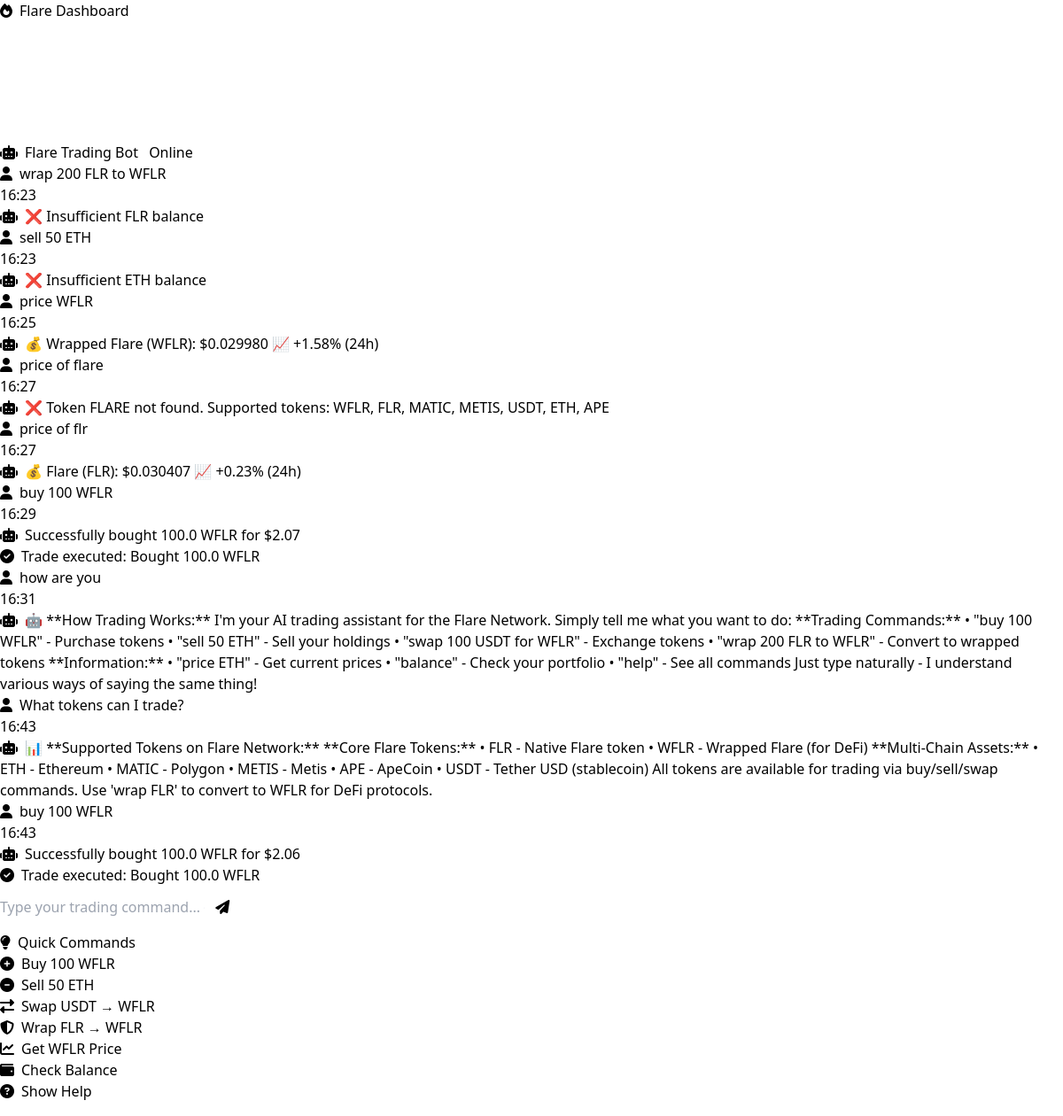
The app's page /chat, older data.
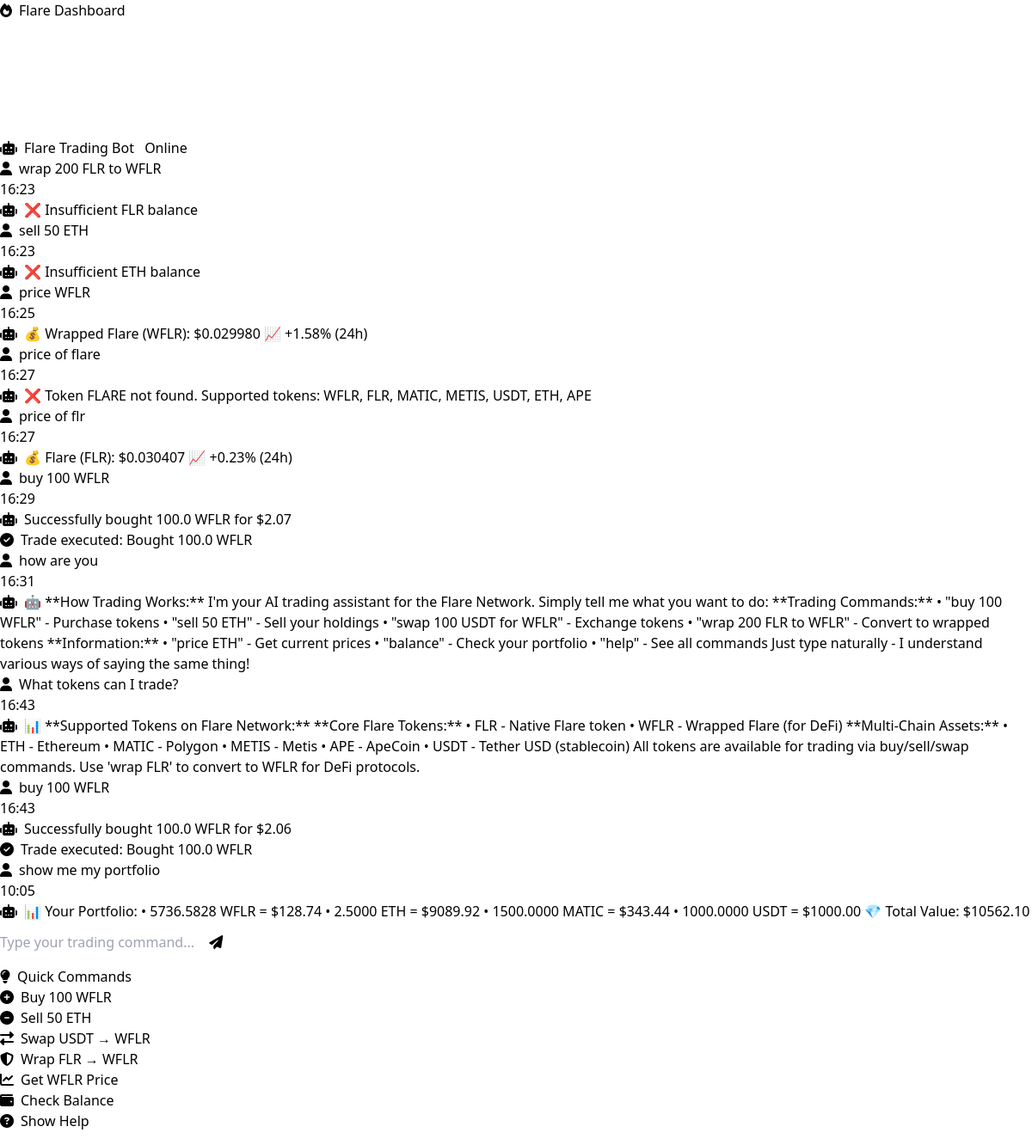
The same page, newer data.
### models.py (models this page shows)
class ChatMessage(db.Model):
    id = db.Column(Integer, primary_key=True)
    message = db.Column(Text, nullable=False)
    response = db.Column(Text, nullable=False)
    trade_executed = db.Column(String(200))
    created_at = db.Column(DateTime, default=datetime.utcnow)

### routes.py (the view)
@app.route('/chat')
def chat():
    messages = ChatMessage.query.order_by(ChatMessage.created_at.desc()).limit(20).all()
    return render_template('chat.html', messages=messages[::-1])

### templates/chat.html (shortened to what this page needs)
{% extends "base.html" %}
{% block content %}
<div class="row">
    <div class="col-lg-8 mx-auto">
        <div class="card bg-dark-custom">
            <div class="card-header">
                <h5 class="card-title mb-0">
                    <i class="fas fa-robot me-2"></i>Flare Trading Bot
                    <span class="badge bg-success ms-2">Online</span>
                </h5>
            </div>
            <div class="card-body">
                <div id="chatMessages" class="chat-container mb-3">
                    {% if messages %}
                        {% for message in messages %}
                        <div class="chat-message user-message">
                            <div class="message-content">
                                <i class="fas fa-user me-2"></i>{{ message.message }}
                            </div>
                            <div class="message-time">{{ message.created_at.strftime('%H:%M') }}</div>
                        </div>
                        <div class="chat-message bot-message">
                            <div class="message-content">
                                <i class="fas fa-robot me-2"></i>{{ message.response }}
                            </div>
                            {% if message.trade_executed %}
                            <div class="trade-info">
                                <i class="fas fa-check-circle text-success me-2"></i>Trade executed: {{ message.trade_executed }}
                            </div>
                            {% endif %}
                        </div>
                        {% endfor %}
                    {% endif %}
                </div>
                <form id="chatForm" class="d-flex">
                    <input type="text" id="chatInput" class="form-control bg-dark text-light me-2"
                           placeholder="Type your trading command... (e.g., 'buy 100 WFLR')" required>
                    <button type="submit" class="btn btn-primary" id="sendButton">
                        <i class="fas fa-paper-plane"></i>
                    </button>
                </form>
            </div>
        </div>
        <div class="card bg-dark-custom mt-4">
            <div class="card-header">
                <h6 class="card-title mb-0">
                    <i class="fas fa-lightbulb me-2"></i>Quick Commands
                </h6>
            </div>
            <div class="card-body">
                <div class="row g-2">
                    <div class="col-md-6">
                        <button class="btn btn-outline-success w-100 quick-command" data-command="buy 100 WFLR">
                            <i class="fas fa-plus-circle me-2"></i>Buy 100 WFLR
                        </button>
                    </div>
                    <div class="col-md-6">
                        <button class="btn btn-outline-danger w-100 quick-command" data-command="sell 50 ETH">
                            <i class="fas fa-minus-circle me-2"></i>Sell 50 ETH
                        </button>
                    </div>
                    <div class="col-md-6">
                        <button class="btn btn-outline-warning w-100 quick-command" data-command="swap 100 USDT for WFLR">
                            <i class="fas fa-exchange-alt me-2"></i>Swap USDT → WFLR
                        </button>
                    </div>
                    <div class="col-md-6">
                        <button class="btn btn-outline-info w-100 quick-command" data-command="wrap 200 FLR to WFLR">
                            <i class="fas fa-shield-alt me-2"></i>Wrap FLR → WFLR
                        </button>
                    </div>
                    <div class="col-md-6">
                        <button class="btn btn-outline-info w-100 quick-command" data-command="price WFLR">
                            <i class="fas fa-chart-line me-2"></i>Get WFLR Price
                        </button>
                    </div>
                    <div class="col-md-6">
                        <button class="btn btn-outline-primary w-100 quick-command" data-command="balance">
                            <i class="fas fa-wallet me-2"></i>Check Balance
                        </button>
                    </div>
                    <div class="col-md-6">
                        <button class="btn btn-outline-secondary w-100 quick-command" data-command="help">
                            <i class="fas fa-question-circle me-2"></i>Show Help
                        </button>
                    </div>
                </div>
            </div>
        </div>
    </div>
</div>
{% endblock %}

### templates/base.html (shortened to what this page needs)
<!DOCTYPE html>
<html lang="en">
<head>
    <script src="https://cdn.tailwindcss.com"></script>
    <link href="https://cdnjs.cloudflare.com/ajax/libs/font-awesome/6.4.0/css/all.min.css" rel="stylesheet">
</head>
<body>
    <nav class="navbar navbar-expand-lg navbar-dark bg-dark-custom">
        <div class="container-fluid">
            <a class="navbar-brand fw-bold" href="{{ url_for('dashboard') }}">
                <i class="fas fa-fire text-primary me-2"></i>Flare Dashboard
            </a>
        </div>
    </nav>
    <main class="container-fluid py-4">
        {% block content %}{% endblock %}
    </main>
</body>
</html>

Row changes from the older to the newer data that the page shows:
added ChatMessage: message "show me my portfolio", created_at "10:05", response "📊 Your Portfolio: • 5736.5828 WFLR = $128.74 • 2.5000 ETH = $9089.92 • 1500.0000 MATIC = $343.44 • 1000.0000 USDT = $1000.00 💎 Total Value: $10562.10"
